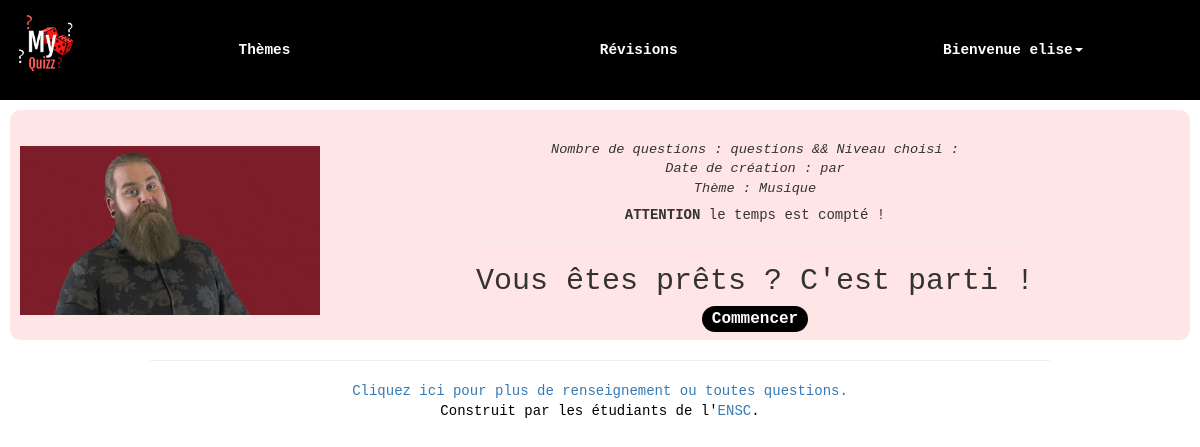
/quiz1par1_init.php (signed in), run on an earlier commit of the app's database.
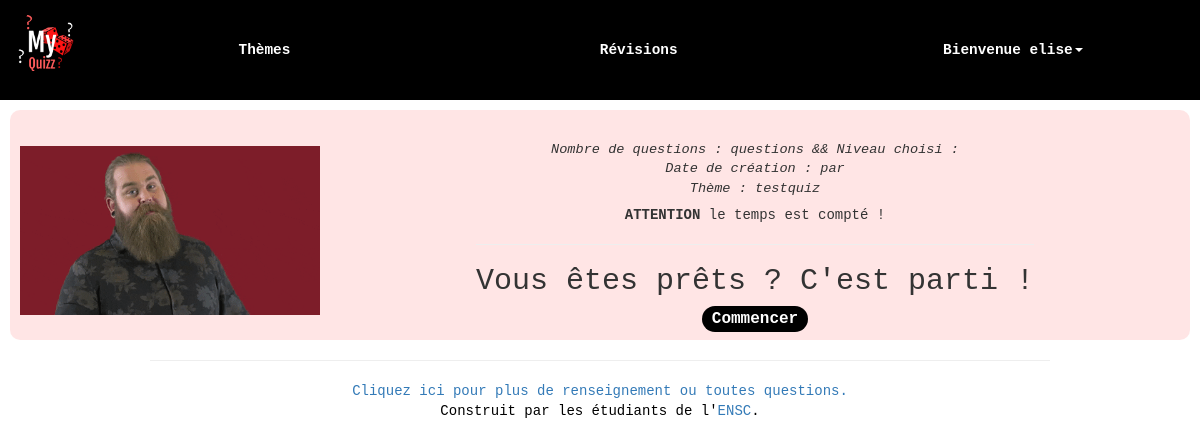
And on a later commit of the database.
### tables this page shows
CREATE TABLE `theme` (
  `theme_id` int(11) NOT NULL,
  `theme_nom` varchar(255) NOT NULL,
  `genre_id` int(11) NOT NULL
);

### includes/function.php (called while the page is built, shortened)
<?php
    function getDb() {
        try{
    		return new PDO("mysql:host=localhost;dbname=id13265287_bdd;charset=utf8", 'id13265287_myquizz', 'vYx<?8Jb2Z\P-2c_', array(PDO::ATTR_ERRMODE => PDO::ERRMODE_EXCEPTION));
        }
        catch(PDOException $e){
            echo "Erreur : " . $e->getMessage();
        }
    }
?>

### quiz1par1_init.php (the view, shortened to what this page needs)
<?php
	require_once "includes/function.php";
	$themeId=$_SESSION['theme'];
    $niveau=$_GET['niv'];
    $quizId=$_GET['id'];
    $recup_theme = getDb()->prepare('select * from theme where theme_id=?');
	$recup_theme->execute(array($themeId));
	$theme = $recup_theme->fetch();
    $recup_quiz = getDb()->prepare('select * from quiz where quiz_id=?');
	$recup_quiz->execute(array($quizId));
	$quiz = $recup_quiz->fetch();
?>
<html>
	<?php
		require_once "includes/head.php";
	?>
	<body>
	    <?php require_once "includes/header.php"; ?>
			<div class="containeurGlobal">
				<div class="infoBase"><img src="images\chrono.gif" style="float:right;" width="300"></img>
					<div id="infoBaseInt">
					<em><small>Nombre de questions : <?= $quiz['nbquestions'] ?> questions && Niveau choisi : <?=$niveau?></small></em><br/>
					<em><small>Date de création : <?= $quiz['datecreation'] ?> par <?= $quiz['createur'] ?> </small></em><br/>
					<em><small>Thème : <?= $theme['theme_nom'] ?></small></em><br/>
					<h5><strong>ATTENTION</strong> le temps est compté !</h5>
					<hr/>
					<h2> Vous êtes prêts ? C'est parti !</h2>
					<a class="option" href="quiz1par1.php">Commencer</a><br/>
					</div>
				</div>
			</div>
	</body>
	<?php
	include "includes/footer.php";
	?>
</html>

What changed in the data, as far as the page shows it:
no longer on this page (row unchanged): theme: theme_nom "Musique"
added theme: theme_nom "testquiz"
